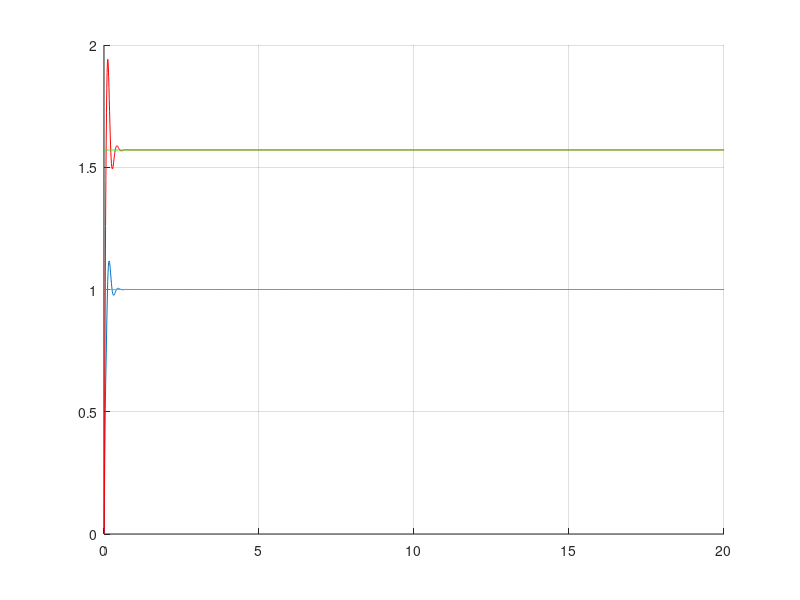
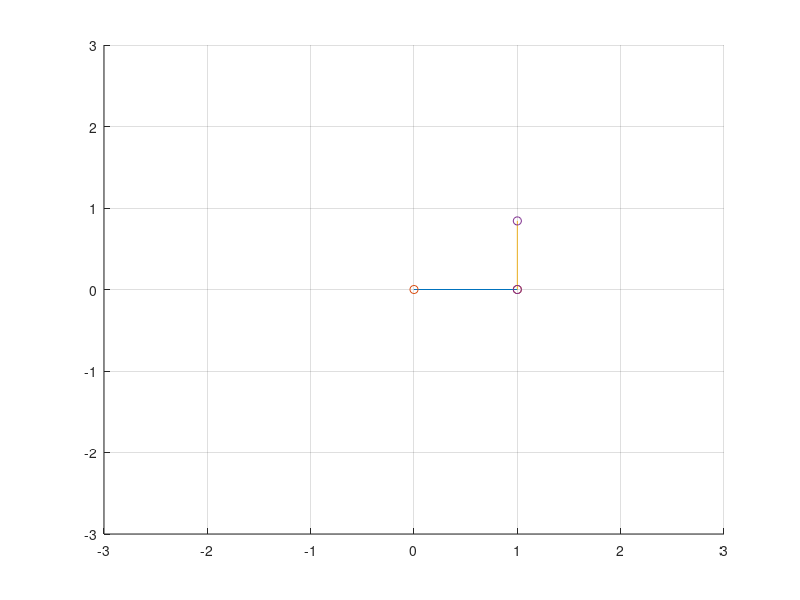

MATLAB code to generate these figures, in order:
clc 
clear all
close all


t0=0;
tf=20;
dt=0.01;

t=t0:dt:tf;

m1=1;
m2=1;
g=9.81;
l=1;
Tao=[0;0];
Xp(:,1)=[0;0];
X(:,1)=[0;0];
b=0.5;

setpoint=[(1)*ones(1,length(t));(pi/2)*ones(1,length(t))];
E(:,1)=[0;0];
dE(:,1)=[0;0];
iE(:,1)=[0;0];

kp=500;
kd=20;
ki=0;

for n=1:length(t)-1
    
    M=[m1+m2, -m2*l.*sin(X(2,n))
        -m2.*(l.*sin(X(2,n))), m2*(l^2)];
    C=[0, -m2.*Xp(2,n).*cos(X(2,n))
        0, 0];
    
    G=[0
        m2*g*l.*cos(X(2,n))];
    
    Xpp(:,n)=(kp*E(:,n)+kd*dE(:,n)+ki*iE(:,n))-((inv(M))*(-b*Xp(:,n)-C*Xp(:,n)-G));
%     Xpp(:,n)=(inv(M))*(Tao-b*Xp(:,n)-C*Xp(:,n)-G);
    Xp(:,n+1)=[sum(Xpp(1,:))*dt;sum(Xpp(2,:))*dt];
    X(:,n+1)=[sum(Xp(1,:))*dt;sum(Xp(2,:))*dt];
%     Tao(:,n+1)=[0;0];
    
    %Control%
    E(:,n+1)=[setpoint(1,n)-X(1,n+1);setpoint(2,n)-X(2,n+1)];
    dE(:,n+1)=[(E(1,n+1)-E(1,n))/dt;(E(2,n+1)-E(2,n))/dt];
    iE(:,n+1)=[sum(E(1,n))*dt;sum(E(2,n))*dt];
    
end

hold on
grid on
plot(t,X(1,:))
plot(t,X(2,:),'r')
plot(t,setpoint,'g')
hold off


figure,
hold on
grid on
for n=1:length(t)
    
    cla
    x0=0;
    y0=0;
    x1=X(1,n);
    y1=0;
    x2=X(1,n)+(l*cos(X(2,n)));
    y2=l*sin(X(1,n));
    plot([x0,x1],[y0,y1]);
    plot([x0,x1],[y0,y1],'o');
    plot([x1,x2],[y1,y2]);
    plot([x1,x2],[y1,y2],'o');    
    axis([-3 3 -3 3])
    pause(dt)
    
end
hold off
